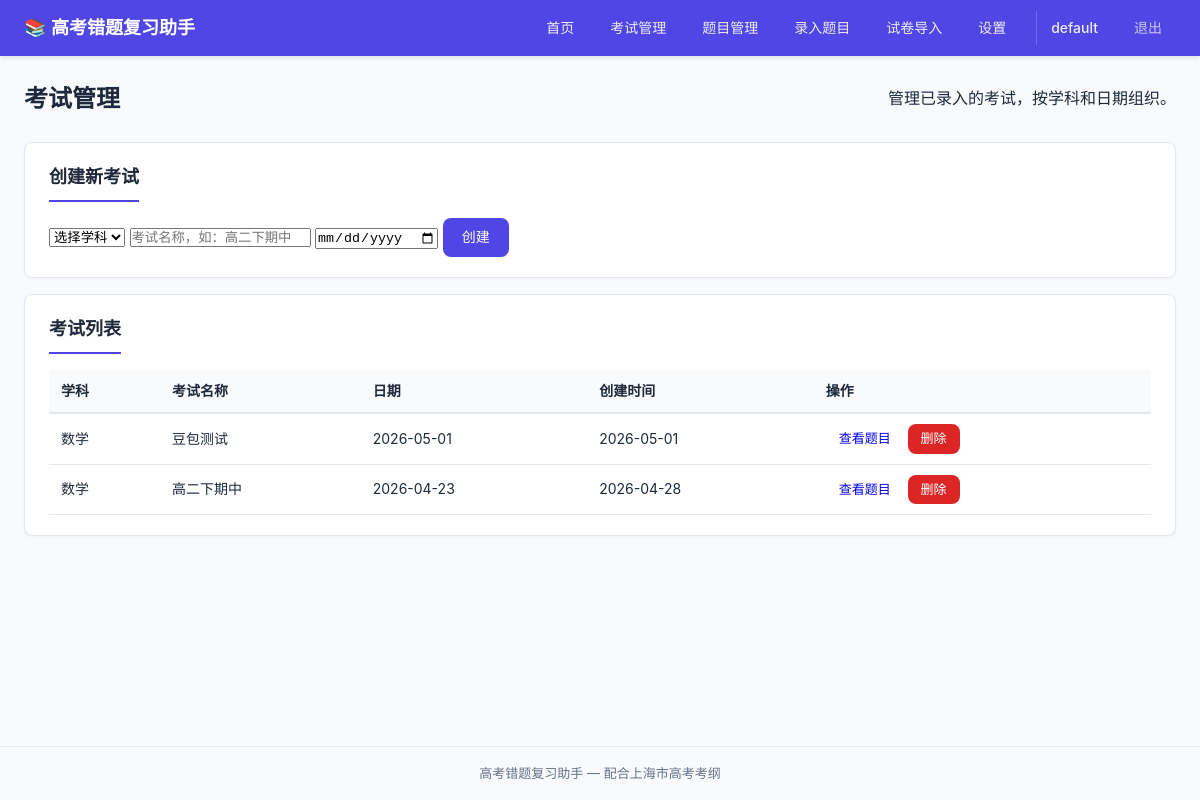
The page /exams (signed in) on the database its author committed.
### tables this page shows
CREATE TABLE users (
            id            INTEGER PRIMARY KEY AUTOINCREMENT,
            username      TEXT    NOT NULL UNIQUE,
            password_hash TEXT    NOT NULL,
            created_at    TIMESTAMP DEFAULT CURRENT_TIMESTAMP
        );

CREATE TABLE exams (
            id          INTEGER PRIMARY KEY AUTOINCREMENT,
            subject_id  INTEGER NOT NULL REFERENCES subjects(id),
            name        TEXT    NOT NULL,
            exam_date   DATE,
            created_at  TIMESTAMP DEFAULT CURRENT_TIMESTAMP, user_id INTEGER NOT NULL DEFAULT 1,
            UNIQUE(subject_id, name)
        );

CREATE TABLE subjects (
            id          INTEGER PRIMARY KEY AUTOINCREMENT,
            name        TEXT    NOT NULL UNIQUE,
            created_at  TIMESTAMP DEFAULT CURRENT_TIMESTAMP
        );

### routes/exams.py (the view)
@exams_bp.route('/exams')
@login_required
def list_exams():
    user_id = session['user_id']
    subjects = get_all_subjects()
    exams = get_all_exams(user_id)
    return render_template('exams/list.html', subjects=subjects, exams=exams)

### app.py (called while the page is built)
@app.before_request
def load_logged_in_user():
    user_id = session.get('user_id')
    g.current_user = get_user_by_id(user_id) if user_id else None

@app.context_processor
def inject_global_template_vars():
    return {
        'current_user': g.get('current_user'),
    }

### database/__init__.py (called while the page is built)
def get_db():
    if 'db' not in g:
        g.db = sqlite3.connect(DATABASE_PATH)
        g.db.row_factory = sqlite3.Row
        g.db.execute("PRAGMA foreign_keys = ON")
    return g.db

### models/exam.py (called while the page is built)
def get_all_exams(user_id=None):
    db = get_db()
    query = (
        "SELECT e.*, s.name as subject_name FROM exams e "
        "JOIN subjects s ON e.subject_id = s.id WHERE 1=1"
    )
    params = []
    if user_id is not None:
        query += " AND e.user_id = ?"
        params.append(user_id)
    query += " ORDER BY e.exam_date DESC, e.id DESC"
    return db.execute(query, params).fetchall()

### models/subject.py (called while the page is built)
def get_all_subjects():
    db = get_db()
    return db.execute("SELECT * FROM subjects ORDER BY id").fetchall()

### models/user.py (called while the page is built)
def get_user_by_id(user_id):
    db = get_db()
    row = db.execute(
        "SELECT id, username, created_at FROM users WHERE id = ?", (user_id,)
    ).fetchone()
    return dict(row) if row else None

### templates/exams/list.html (shortened to what this page needs)
{% extends "base.html" %}
{% block content %}
<div class="page-header">
    <h1>考试管理</h1>
    <p>管理已录入的考试，按学科和日期组织。</p>
</div>
<div class="card">
    <h2>创建新考试</h2>
    <form method="POST" action="{{ url_for('exams.create') }}" class="inline-form">
        <select name="subject_id" required>
            <option value="">选择学科</option>
        </select>
        <input type="text" name="name" placeholder="考试名称，如：高二下期中" required>
        <input type="date" name="exam_date" placeholder="考试日期（可选）">
        <button type="submit" class="btn btn-primary">创建</button>
    </form>
</div>
<div class="card">
    <h2>考试列表</h2>
    {% if exams %}
    <table class="data-table">
        <thead>
            <tr>
                <th>学科</th>
                <th>考试名称</th>
                <th>日期</th>
                <th>创建时间</th>
                <th>操作</th>
            </tr>
        </thead>
        <tbody>
            {% for e in exams %}
            <tr>
                <td>{{ e.subject_name }}</td>
                <td>{{ e.name }}</td>
                <td>{{ e.exam_date or '-' }}</td>
                <td>{{ e.created_at[:10] if e.created_at else '-' }}</td>
                <td>
                    <a href="{{ url_for('questions.list_questions', exam_id=e.id) }}" class="btn btn-small">查看题目</a>
                    <form method="POST" action="{{ url_for('exams.delete', exam_id=e.id) }}" style="display:inline" onsubmit="return confirm('删除考试将同时删除其下所有题目，确定？')">
                        <button type="submit" class="btn btn-danger btn-small">删除</button>
                    </form>
                </td>
            </tr>
            {% endfor %}
        </tbody>
    </table>
    {% else %}
    <p class="empty-state">还没有创建任何考试，请先创建考试再录入题目。</p>
    {% endif %}
</div>
{% endblock %}

### templates/base.html (shortened to what this page needs)
<!DOCTYPE html>
<html lang="zh-CN">
<head>
    <link rel="stylesheet" href="{{ url_for('static', filename='css/app.css') }}">
</head>
<body>
    <nav class="navbar">
        <div class="nav-container">
            <a href="{{ url_for('index') }}" class="nav-brand">📚 高考错题复习助手</a>
            <div class="nav-links">
                {% if current_user %}
                <a href="{{ url_for('index') }}">首页</a>
                <a href="{{ url_for('exams.list_exams') }}">考试管理</a>
                <a href="{{ url_for('questions.list_questions') }}">题目管理</a>
                <a href="{{ url_for('questions.create') }}">录入题目</a>
                <a href="{{ url_for('paper.upload') }}">试卷导入</a>
                <a href="{{ url_for('settings.index') }}">设置</a>
                <span class="nav-user">{{ current_user.username }}</span>
                <a href="{{ url_for('auth.logout') }}" class="nav-logout">退出</a>
                {% else %}
                <a href="{{ url_for('auth.login') }}">登录</a>
                <a href="{{ url_for('auth.register') }}">注册</a>
                {% endif %}
            </div>
        </div>
    </nav>
    <main class="main-container">
        {% block content %}{% endblock %}
    </main>
    <footer class="footer">
        <p>高考错题复习助手 &mdash; 配合上海市高考考纲</p>
    </footer>
</body>
</html>

### static/css/app.css (style rules this page uses)
*, *::before, *::after { box-sizing: border-box; margin: 0; padding: 0; }
:root { --primary: #4f46e5; --primary-hover: #4338ca; --danger: #dc2626; --danger-hover: #b91c1c; --success: #16a34a; --warning: #f59e0b; --bg: #f8fafc; --card-bg: #ffffff; --text: #1e293b; --text-muted: #64748b; --border: #e2e8f0; --radius: 8px; }
body { font-family: -apple-system, BlinkMacSystemFont, "Microsoft YaHei", "PingFang SC", sans-serif; background: var(--bg); color: var(--text); line-height: 1.6; min-height: 100vh; display: flex; flex-direction: column; }
.navbar { background: var(--primary); color: white; padding: 0 24px; box-shadow: 0 2px 4px rgba(0,0,0,0.1); position: sticky; top: 0; z-index: 100; }
.nav-container { max-width: 1200px; margin: 0 auto; display: flex; align-items: center; justify-content: space-between; height: 56px; }
.nav-brand { color: white; text-decoration: none; font-size: 18px; font-weight: 600; }
.nav-links { display: flex; gap: 8px; }
.nav-links a { color: rgba(255,255,255,0.9); text-decoration: none; padding: 6px 14px; border-radius: var(--radius); font-size: 14px; transition: background 0.2s; }
.main-container { max-width: 1200px; margin: 0 auto; padding: 24px; flex: 1; width: 100%; }
.footer { text-align: center; padding: 16px; color: var(--text-muted); font-size: 13px; border-top: 1px solid var(--border); margin-top: auto; }
.page-header { display: flex; align-items: center; justify-content: space-between; flex-wrap: wrap; gap: 12px; margin-bottom: 24px; }
.page-header h1 { font-size: 24px; }
.card { background: var(--card-bg); border-radius: var(--radius); padding: 20px 24px; margin-bottom: 16px; border: 1px solid var(--border); box-shadow: 0 1px 3px rgba(0,0,0,0.04); }
.card h2 { font-size: 18px; margin-bottom: 16px; padding-bottom: 8px; border-bottom: 2px solid var(--primary); display: inline-block; }
.btn { display: inline-block; padding: 8px 18px; border-radius: var(--radius); font-size: 14px; font-weight: 500; text-decoration: none; border: 1px solid transparent; cursor: pointer; transition: all 0.15s; line-height: 1.5; }
.btn-primary { background: var(--primary); color: white; }
.btn-danger { background: var(--danger); color: white; }
.btn-small { padding: 4px 12px; font-size: 13px; }
.data-table { width: 100%; border-collapse: collapse; font-size: 14px; }
.data-table th { text-align: left; padding: 10px 12px; background: #f8fafc; font-weight: 600; border-bottom: 2px solid var(--border); }
.data-table td { padding: 10px 12px; border-bottom: 1px solid var(--border); }
.nav-user { color: rgba(255,255,255,0.9); padding: 6px 14px; font-size: 14px; font-weight: 500; border-left: 1px solid rgba(255,255,255,0.2); margin-left: 8px; }
.nav-logout { color: rgba(255,255,255,0.7) !important; }

### rows shown on the page
users: username "default"
exams: subject_name "数学", name "豆包测试", exam_date "2026-05-01", created_at "2026-05-01"
exams: subject_name "数学", name "高二下期中", exam_date "2026-04-23", created_at "2026-04-28"
